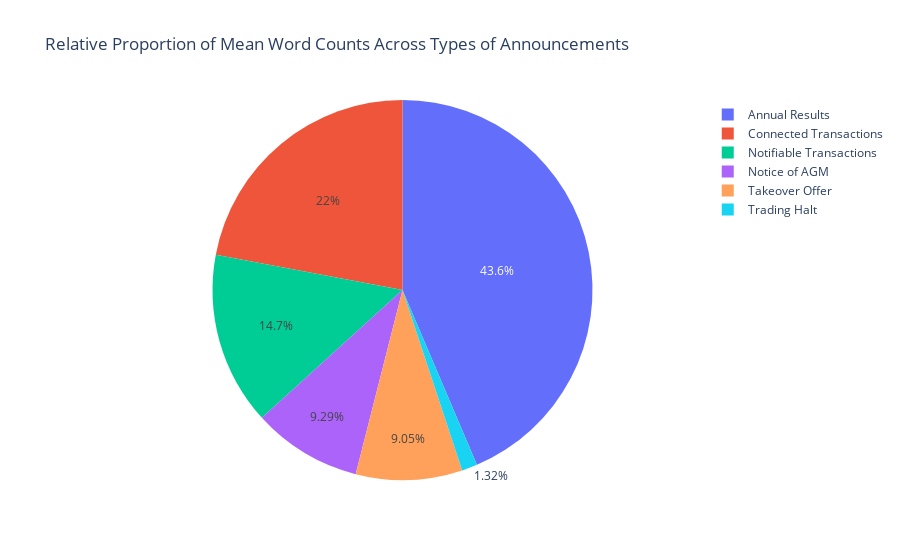

Notebook cell for this chart:
### Code cell
fig.show()

### Figure 1 — Plotly figure (JSON) as saved in the notebook; plotly's stock layout.template omitted (floating-point values rounded to 4 significant figures)
{"data": [{"domain": {"x": [0, 1], "y": [0, 1]}, "hovertemplate": "label=%{label}<br>value=%{value}<extra></extra>", "labels": ["Annual Results", "Connected Transactions", "Notifiable Transactions", "Notice of AGM", "Takeover Offer", "Trading Halt"], "legendgroup": "", "name": "", "showlegend": true, "type": "pie", "values": [9297.0, 4697.0, 3139.0, 1982.0, 1929.0, 281.9]}], "layout": {"legend": {"tracegroupgap": 0}, "title": {"text": "Relative Proportion of Mean Word Counts Across Types of Announcements"}}}
